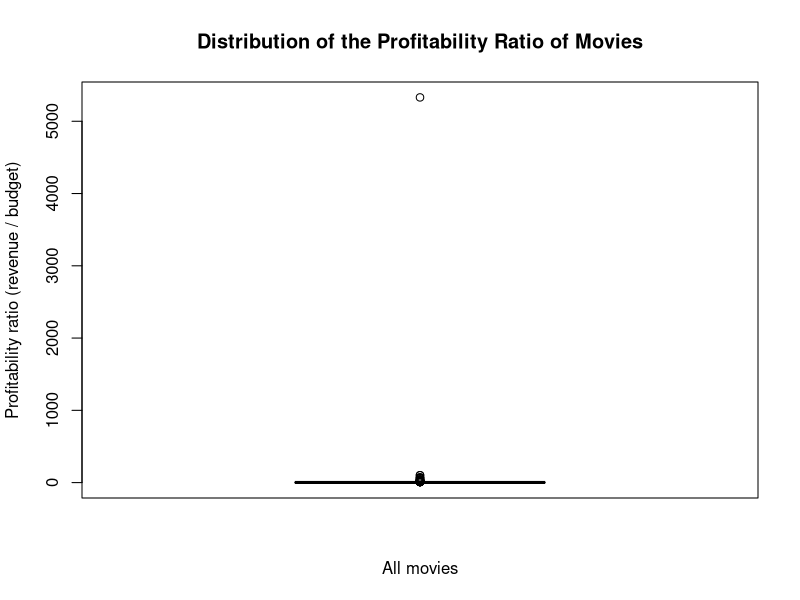
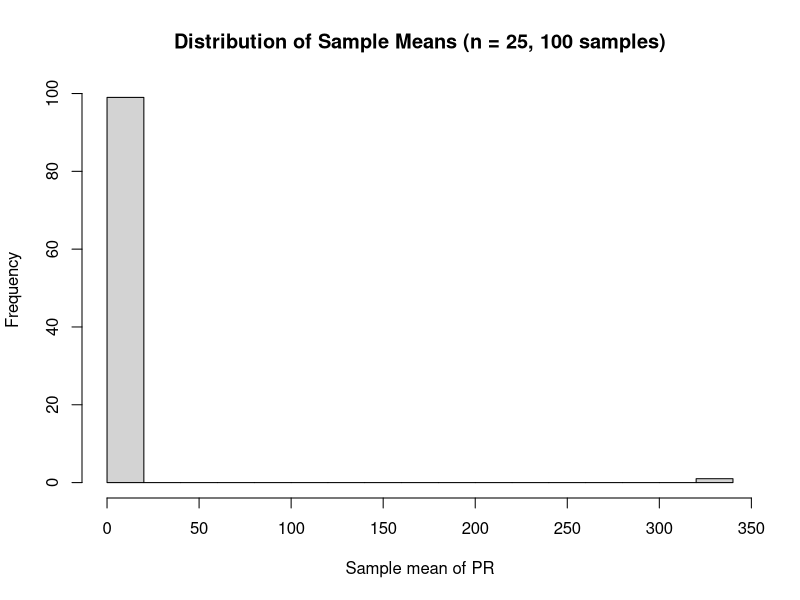
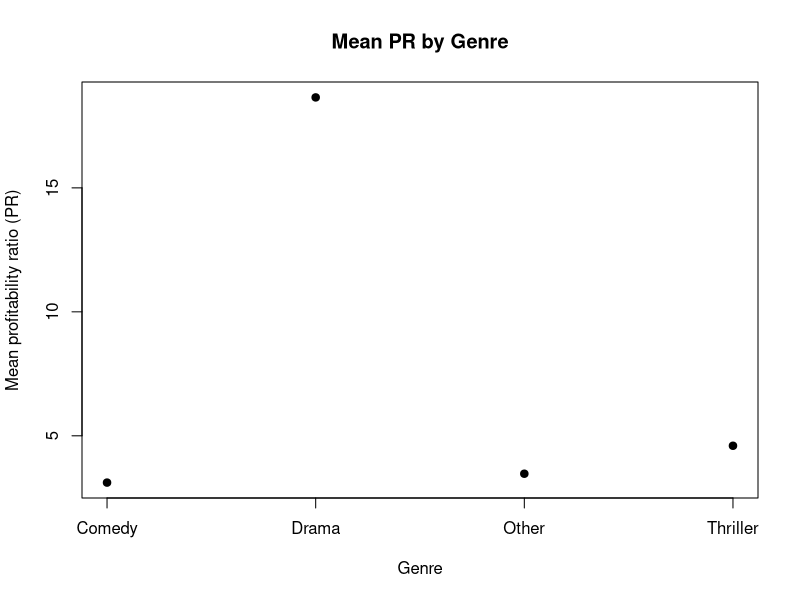
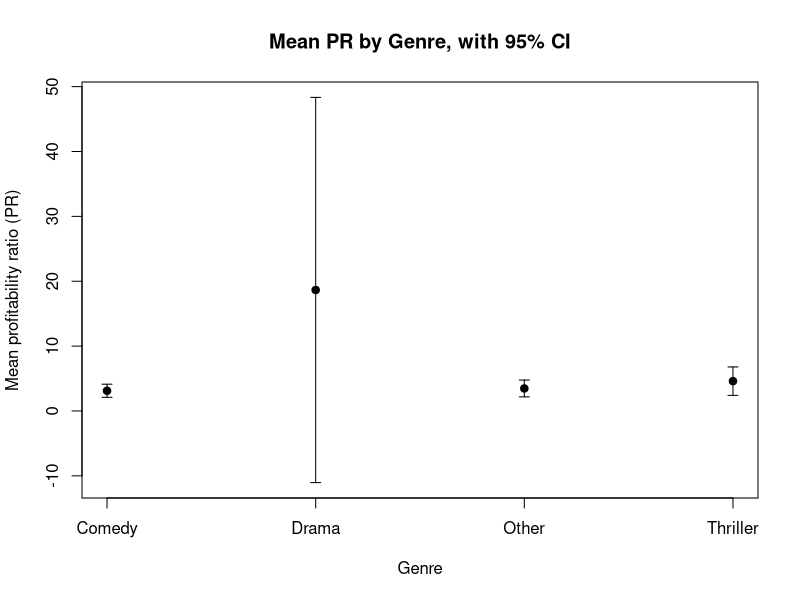
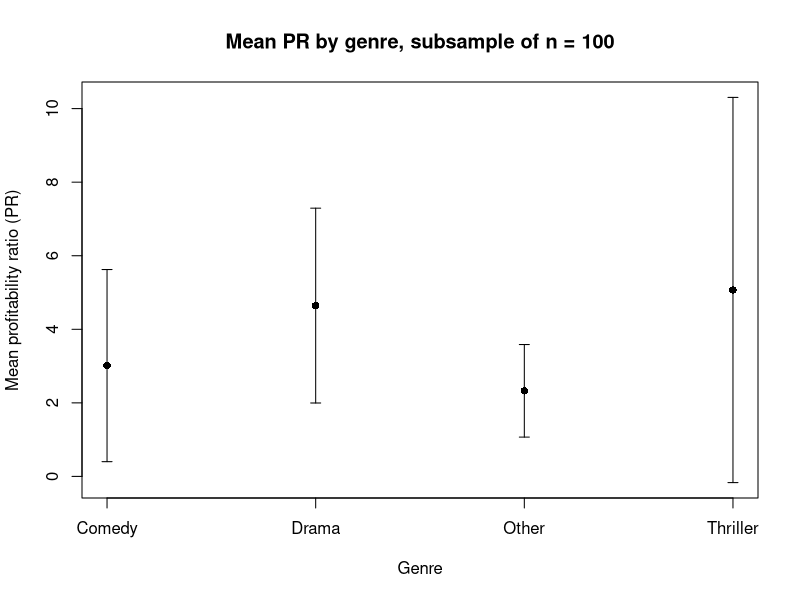
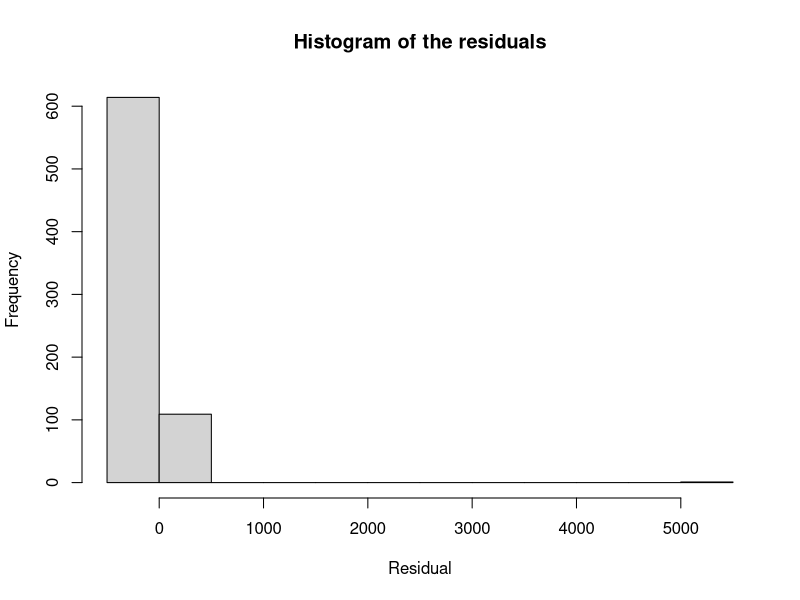
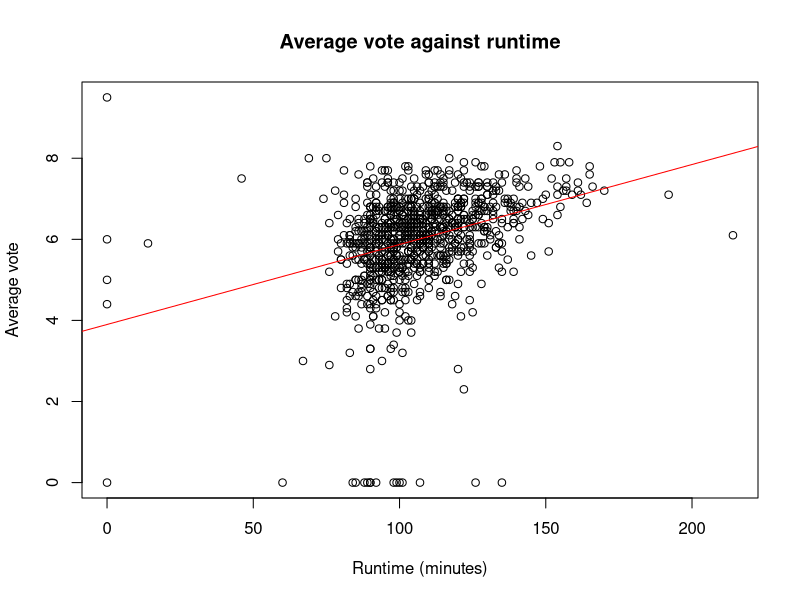

Here is the R script that generated these plots, in order:
## ---- chunk 1
knitr::opts_chunk$set(echo = TRUE)
## ---- chunk 2
movies <- read.delim("movies5.csv")   
dim(movies)                           # 909 observations, 19 variables
length(unique(movies$index))          # 909 distinct movies = subjects
## ---- chunk 3
sapply(movies, class)
str(movies$genre)
## ---- chunk 4
movies$PR <- movies$revenue / movies$budget
mean(movies$PR, na.rm = TRUE)    # Inf
median(movies$PR, na.rm = TRUE)  # 1.85
max(movies$PR, na.rm = TRUE)     # Inf
min(movies$PR, na.rm = TRUE)     # 0

## ---- chunk 5

sum(movies$budget == 0 & movies$revenue > 0)

## ---- chunk 6

sum(movies$budget == 0 & movies$revenue == 0)   # the amount of movies which get NA
## ---- chunk 7
movies$PR[is.infinite(movies$PR)] <- NA
mean(movies$PR, na.rm = TRUE)     # 10.96897
median(movies$PR, na.rm = TRUE)   # 1.750424
max(movies$PR, na.rm = TRUE)      # 5330.339
min(movies$PR, na.rm = TRUE)      # 0


## ---- chunk 8

mean(movies$PR >= 1, na.rm = TRUE)   # 0.6395
sum(movies$PR >= 1, na.rm = TRUE)    # 463

## ---- chunk 9
boxplot(movies$PR,
        main = "Distribution of the Profitability Ratio of Movies",
        xlab = "All movies",
        ylab = "Profitability ratio (revenue / budget)")
summary(movies$PR)


## ---- chunk 10
table(movies$director_gender, useNA = "ifany")
mean(movies$director_gender == "male", na.rm = TRUE)     # 0.9049
mean(movies$director_gender == "female", na.rm = TRUE)   # 0.0951

## ---- chunk 11
pnorm(120, mean = 107, sd = 22) - pnorm(90, mean = 107, sd = 22)

## ---- chunk 12
mean(movies$runtime >= 90 & movies$runtime <= 120) 
sd(movies$runtime)

## ---- chunk 13
notmale <- movies[movies$director_gender == "female" & !is.na(movies$director_gender), ]
p_d <- mean(notmale$runtime >= 120, na.rm = TRUE)
p_d

## ---- chunk 14
mean(movies$PR, na.rm = TRUE)

## ---- chunk 15
set.seed(123)
movies_sample <- movies[sample(nrow(movies), 25), ]
mean(movies_sample$PR, na.rm = TRUE)

## ---- chunk 16
set.seed(123)
sample_means <- numeric(100)
for (i in 1:100) {
  s <- movies[sample(nrow(movies), 25), ]
  sample_means[i] <- mean(s$PR, na.rm = TRUE)
}
sample_means

## ---- chunk 17
summary(sample_means)
sd(sample_means)
hist(sample_means,
     main = "Distribution of Sample Means (n = 25, 100 samples)",
     xlab = "Sample mean of PR",
     breaks = 20)

## ---- chunk 18
thriller <- movies [movies$genre == "Thriller" & !is.na(movies$genre), ]
t.test(thriller$vote_average, conf.level = 0.99)


## ---- chunk 19

t.test(thriller$vote_average, mu = 6.5, alternative = "less")
qt(0.05, df = 126)   # critical value, -1.657

## ---- chunk 20
table(movies$first_actor_gender)


## ---- chunk 21
prop.test(649, 872, p=0.5) 


## ---- chunk 22
var(movies$PR[movies$first_actor_gender == "male"], na.rm = TRUE)
var(movies$PR[movies$first_actor_gender == "female"], na.rm = TRUE)

## ---- chunk 23
s2_f <- var(movies$PR[movies$first_actor_gender == "female"], na.rm = TRUE)
n_f  <- sum(!is.na(movies$PR[movies$first_actor_gender == "female"]))
chi  <- (n_f - 1) * s2_f / 69.36
chi                                   
qchisq(c(0.025, 0.975), df = n_f - 1)      
2 * (1 - pchisq(chi, df = n_f - 1)) 


## ---- chunk 24
top3 <- names(sort(table(movies$genre), decreasing = TRUE))[1:3]
movies$genre2 <- ifelse(movies$genre %in% top3, movies$genre, "Other")
table(movies$genre2)
## ---- chunk 25
means <- aggregate(PR ~ genre2, data = movies, FUN = mean, na.rm = TRUE)
means

plot(1:nrow(means), means$PR, xaxt = "n",
     xlab = "Genre", ylab = "Mean profitability ratio (PR)",
     main = "Mean PR by Genre",
     pch = 19)
axis(1, at = 1:nrow(means), labels = means$genre2)
## ---- chunk 26
genres <- sort(unique(movies$genre2))
means <- tapply(movies$PR, movies$genre2, mean, na.rm = TRUE)

ci <- sapply(genres, function(g) {
  x <- movies$PR[movies$genre2 == g]
  x <- x[!is.na(x)]
  qt(0.975, length(x) - 1) * sd(x) / sqrt(length(x))
})

plot(1:4, means, xaxt = "n", pch = 19,
     ylim = c(min(means - ci), max(means + ci)),
     xlab = "Genre", ylab = "Mean profitability ratio (PR)",
     main = "Mean PR by Genre, with 95% CI")
axis(1, at = 1:4, labels = genres)
arrows(1:4, means - ci, 1:4, means + ci, angle = 90, code = 3, length = 0.05)
## ---- chunk 27
set.seed(1)
movies_sub100 <- movies[sample(nrow(movies), 100), ]

genres_sub <- sort(unique(movies_sub100$genre2))
means_sub <- tapply(movies_sub100$PR, movies_sub100$genre2, mean, na.rm = TRUE)

ci_sub <- sapply(genres_sub, function(g) {
  x <- movies_sub100$PR[movies_sub100$genre2 == g]
  x <- x[!is.na(x)]
  qt(0.975, length(x) - 1) * sd(x) / sqrt(length(x))
})

plot(1:length(genres_sub), means_sub, xaxt = "n", pch = 16,
     ylim = c(min(means_sub - ci_sub), max(means_sub + ci_sub)),
     main = "Mean PR by genre, subsample of n = 100",
     xlab = "Genre",
     ylab = "Mean profitability ratio (PR)")

axis(1, at = 1:length(genres_sub), labels = genres_sub)
arrows(1:length(genres_sub), means_sub - ci_sub,
       1:length(genres_sub), means_sub + ci_sub,
       angle = 90, code = 3, length = 0.05)

means_sub
ci_sub
## ---- chunk 28
model <- lm(PR ~ budget, data = movies)
summary(model)

## ---- chunk 29
coef(model)
coef(model)[2] * 1000000   # effect of a 1 million increase in budget

## ---- chunk 30
summary(model)$coefficients 

## ---- chunk 31


## ---- chunk 32
hist(resid(model),
     main = "Histogram of the residuals",
     xlab = "Residual",
     ylab = "Frequency")

## ---- chunk 33
h <- hatvalues(model)
crit <- 2 * 2 / length(h)   # 2(k+1)/n with k = 1
crit
sum(h > crit)
max(h)

## ---- chunk 34
movies_sub <- movies[!is.na(movies$PR) & !is.na(movies$budget), ]
movies_sub <- movies_sub[hatvalues(model) <= crit, ]

model2 <- lm(PR ~ budget, data = movies_sub)
summary(model2)

## ---- chunk 35
model3 <- lm(vote_average ~ runtime, data = movies)

plot(movies$runtime, movies$vote_average,
     main = "Average vote against runtime",
     xlab = "Runtime (minutes)",
     ylab = "Average vote")
abline(model3, col = "red")

summary(model3)

## ---- chunk 36
movies$pred_vote <- predict(model3, newdata = movies)
movies$res_vote  <- movies$vote_average - movies$pred_vote

head(movies[order(-movies$res_vote), c("title", "runtime", "vote_average", "pred_vote", "res_vote")], 5)

## ---- chunk 37
#WRITE YOUR CODE HERE

## ---- chunk 38
#WRITE YOUR CODE HERE

## ---- chunk 39
#WRITE YOUR CODE HERE

## ---- chunk 40
#WRITE YOUR CODE HERE

## ---- chunk 41
#WRITE YOUR CODE HERE
